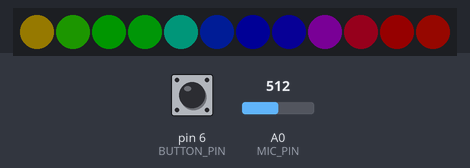
Recording of a sketch running on a simulated Arduino Uno, built with avr-gcc and run on an emulated ATmega328P. Parts: 12 RGB LEDs in strip order, left to right. The inputs (shaded band) are chosen by the test bench; at power-on: pin 6 (BUTTON_PIN) HIGH, A0 (MIC_PIN) = 512. Dim RGB values are drawn brighter than linear.

Above: at 1.2 s.
1.3 s: pin 6 (BUTTON_PIN) pulled LOW for 0.15 s
At 4.16 s:
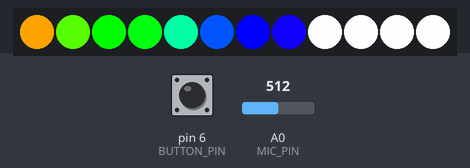
4.4 s: pin 6 (BUTTON_PIN) pulled LOW for 1 s
At 4.41 s:
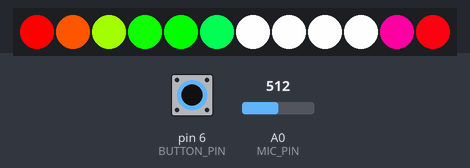
6.0 s: pin 6 (BUTTON_PIN) pulled LOW for 3.2 s
At 7.3 s:
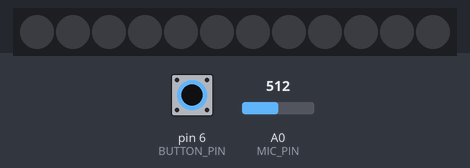
10.7 s: pin 6 (BUTTON_PIN) pulled LOW for 0.15 s
At 11.19 s:
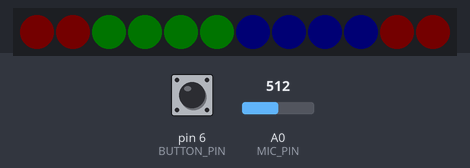
11.4 s: pin 6 (BUTTON_PIN) pulled LOW for 0.15 s
At 14.3 s:
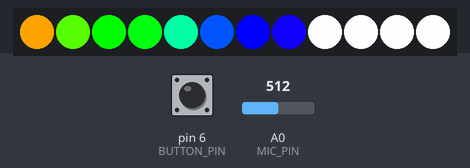
14.5 s: pin 6 (BUTTON_PIN) pulled LOW for 1 s
At 14.61 s:
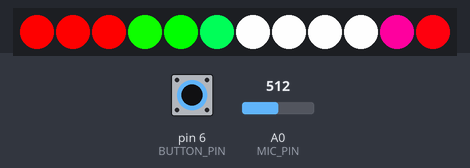

Measured:
- after the input at 1.3 s, the LEDs: change after 2.6 s (image 1)
- after the input at 4.4 s, the LEDs: first change at once (image 2 shows a later state)
- after the input at 6.0 s, the LEDs: first differ from a run without the input after 0.24 s (image 3)
- after the input at 10.7 s, the LEDs: change after 0.43 s (image 4)
- after the input at 11.4 s, the LEDs: change after 2.6 s (image 5)

The sketch:

KaraKesh.ino
```cpp
#include <Adafruit_NeoPixel.h>
#ifdef __AVR__
#include <avr/power.h>  // Required for 16 MHz Adafruit Trinket
#endif

#define LED_PIN A2
#define BUTTON_PIN 6
#define MIC_PIN A0
#define LED_COUNT 12
#define BRIGHTNESS 250

Adafruit_NeoPixel strip(LED_COUNT, LED_PIN, NEO_GRBW + NEO_KHZ800);

enum class LightMode : uint8_t {
  Mode1,
  Mode2,
  Mode3,
  Mic
};
LightMode currentmode = LightMode::Mode1;

int lastreading = HIGH;
bool buttonHandled = false;
int micthreshold = 7000;
int noisefloor = 4350;

void setup() {
#if defined(__AVR_ATtiny85__) && (F_CPU == 16000000)
  clock_prescale_set(clock_div_1);
#endif
  strip.begin();
  strip.show();
  strip.setBrightness(BRIGHTNESS);
  pinMode(BUTTON_PIN, INPUT_PULLUP);
  pinMode(MIC_PIN, INPUT);
  //Serial.begin(115200);
}

void loop() {
  int buttonreading = digitalRead(BUTTON_PIN);

  // Check for button press (LOW when pressed with INPUT_PULLUP)
  if (buttonreading != lastreading) {
    if (buttonreading == LOW && !buttonHandled) {
      // Cycle to next mode
      switch (currentmode) {
        case LightMode::Mode1: currentmode = LightMode::Mode2; break;
        case LightMode::Mode2: currentmode = LightMode::Mode3; break;
        case LightMode::Mode3: currentmode = LightMode::Mic; break;
        case LightMode::Mic: currentmode = LightMode::Mode1; break;
      }
      buttonHandled = true;
    }
    lastreading = buttonreading;
  } else if (buttonreading == HIGH) {
    buttonHandled = false;
  }

  // Run current mode
  switch (currentmode) {
    case LightMode::Mode1:
      rainbowFade2White(7, 12, 3);
      break;
    case LightMode::Mode2:
      whiteOverRainbow(75, 4);
      break;
    case LightMode::Mode3:
      colorWipeSequence();
      break;
    case LightMode::Mic:
      rainbow(0);
      break;
  }
}

// Modified colorWipe with button checking
void colorWipe(uint32_t color, int wait) {
  unsigned long startTime = millis();
  int i = 0;

  while (i < strip.numPixels()) {
    strip.setPixelColor(i, color);
    strip.show();

    // Check for button press during delay
    unsigned long currentTime = millis();
    while (millis() - currentTime < wait) {
      checkButton();
      delay(1);  // Small delay to prevent overwhelming the processor
    }

    i++;
  }
}

void colorWipeSequence() {
  colorWipe(strip.Color(255, 0, 0), 50);  // Red
  colorWipe(strip.Color(0, 255, 0), 50);  // Green
  colorWipe(strip.Color(0, 0, 255), 50);  // Blue
}

// Modified whiteOverRainbow with button checking
void whiteOverRainbow(int whiteSpeed, int whiteLength) {
  if (whiteLength >= strip.numPixels()) whiteLength = strip.numPixels() - 1;

  int head = whiteLength - 1;
  int tail = 0;
  int loops = 3;
  int loopNum = 0;
  uint32_t lastTime = millis();
  uint32_t firstPixelHue = 0;

  while (loopNum < loops) {
    for (int i = 0; i < strip.numPixels(); i++) {
      if (((i >= tail) && (i <= head)) || ((tail > head) && ((i >= tail) || (i <= head)))) {
        strip.setPixelColor(i, strip.Color(0, 0, 0, 255));
      } else {
        int pixelHue = firstPixelHue + (i * 65536L / strip.numPixels());
        strip.setPixelColor(i, strip.gamma32(strip.ColorHSV(pixelHue)));
      }
    }

    strip.show();
    firstPixelHue += 40;

    if ((millis() - lastTime) > whiteSpeed) {
      if (++head >= strip.numPixels()) {
        head = 0;
        loopNum++;
      }
      if (++tail >= strip.numPixels()) {
        tail = 0;
      }
      lastTime = millis();
    }

    checkButton();
    if (currentmode != LightMode::Mode2) return;  // Exit if mode changed
  }
}
void rainbow(int wait) {
  // Hue of first pixel runs 5 complete loops through the color wheel.
  // Color wheel has a range of 65536 but it's OK if we roll over, so
  // just count from 0 to 5*65536. Adding 256 to firstPixelHue each time
  // means we'll make 5*65536/256 = 1280 passes through this loop:
  for (long firstPixelHue = 0; firstPixelHue < 5 * 65536; firstPixelHue += 256) {
    // strip.rainbow() can take a single argument (first pixel hue) or
    // optionally a few extras: number of rainbow repetitions (default 1),
    // saturation and value (brightness) (both 0-255, similar to the
    // ColorHSV() function, default 255), and a true/false flag for whether
    // to apply gamma correction to provide 'truer' colors (default true).
    int micreading = analogRead(MIC_PIN);
    //Serial.print("Mic:");Serial.println(micreading);
    if (micreading < noisefloor) {
      strip.clear();
      strip.show();
    } else {
      int mappedreading = map(micreading, noisefloor, micthreshold, 10, 255);
      //Serial.print("mapped:");Serial.println(mappedreading);
      strip.rainbow(firstPixelHue, 1, 255, mappedreading);
      // Above line is equivalent to:
      // strip.rainbow(firstPixelHue, 1, 255, 255, true);
      strip.show();  // Update strip with new contents
    }

    checkButton();
    if (currentmode != LightMode::Mic) return;  // Exit if mode changed
    delay(wait);                                // Pause for a moment
  }
}
// Modified rainbowFade2White with button checking
void rainbowFade2White(int wait, int rainbowLoops, int whiteLoops) {
  int fadeVal = 0, fadeMax = 100;

  for (uint32_t firstPixelHue = 0; firstPixelHue < rainbowLoops * 65536; firstPixelHue += 256) {
    for (int i = 0; i < strip.numPixels(); i++) {
      uint32_t pixelHue = firstPixelHue + (i * 65536L / strip.numPixels());
      strip.setPixelColor(i, strip.gamma32(strip.ColorHSV(pixelHue, 255, 255 * fadeVal / fadeMax)));
    }

    strip.show();

    // Check for button during delay
    unsigned long startTime = millis();
    while (millis() - startTime < wait) {
      checkButton();
      delay(1);
    }

    if (firstPixelHue < 65536) {
      if (fadeVal < fadeMax) fadeVal++;
    } else if (firstPixelHue >= ((rainbowLoops - 1) * 65536)) {
      if (fadeVal > 0) fadeVal--;
    } else {
      fadeVal = fadeMax;
    }

    if (currentmode != LightMode::Mode1) return;  // Exit if mode changed
  }

  for (int k = 0; k < whiteLoops && currentmode == LightMode::Mode1; k++) {
    for (int j = 0; j < 256; j++) {
      strip.fill(strip.Color(0, 0, 0, strip.gamma8(j)));
      strip.show();
      checkButton();
      if (currentmode != LightMode::Mode1) return;
      delay(5);  // Shorter delay for more responsive button
    }

    // Check button during 1-second pause
    unsigned long startTime = millis();
    while (millis() - startTime < 1000 && currentmode == LightMode::Mode1) {
      checkButton();
      delay(1);
    }

    for (int j = 255; j >= 0; j--) {
      strip.fill(strip.Color(0, 0, 0, strip.gamma8(j)));
      strip.show();
      checkButton();
      if (currentmode != LightMode::Mode1) return;
      delay(5);  // Shorter delay for more responsive button
    }
  }
}

// Button checking function
void checkButton() {
  int buttonreading = digitalRead(BUTTON_PIN);

  if (buttonreading != lastreading) {
    if (buttonreading == LOW && !buttonHandled) {
      switch (currentmode) {
        case LightMode::Mode1: currentmode = LightMode::Mode2; break;
        case LightMode::Mode2: currentmode = LightMode::Mode3; break;
        case LightMode::Mode3: currentmode = LightMode::Mic; break;
        case LightMode::Mic: currentmode = LightMode::Mode1; break;
      }
      buttonHandled = true;
    }
    lastreading = buttonreading;
  } else if (buttonreading == HIGH) {
    buttonHandled = false;
  }
}
```
